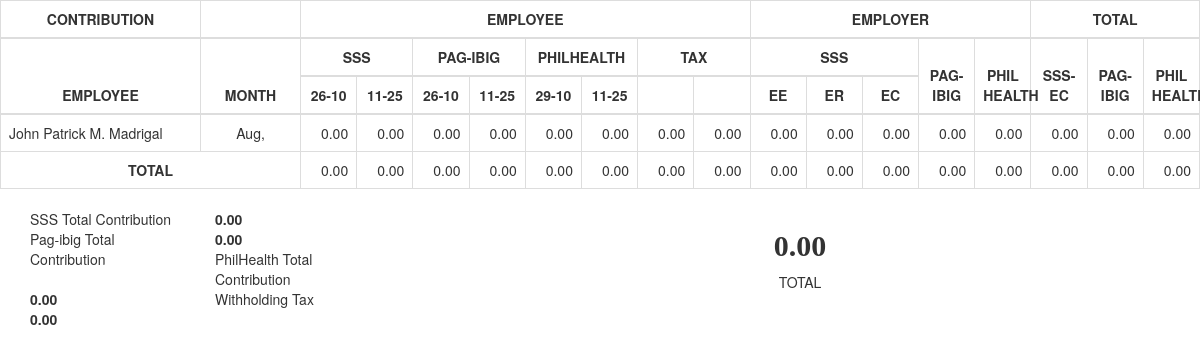
The app's page /summarycontribution.php?month=8 (signed in) with its own data.
### tables this page shows
CREATE TABLE `hurtajadmin_employee` (
  `id` int(11) NOT NULL,
  `employee_id` varchar(100) NOT NULL,
  `employee_fname` varchar(255) NOT NULL,
  `employee_mname` varchar(255) NOT NULL,
  `employee_lname` varchar(255) NOT NULL,
  `employee_gender` int(11) NOT NULL,
  `employee_birthday` datetime NOT NULL,
  `employee_phone` varchar(255) NOT NULL,
  `employee_address` varchar(255) NOT NULL,
  `employee_date_hired` datetime NOT NULL,
  `employee_date_start` datetime NOT NULL,
  `employee_date_end` datetime NOT NULL,
  `employee_date_added` datetime NOT NULL,
  `employee_status` int(11) NOT NULL
);

### summarycontribution.php (the view, shortened to what the rows shown need)
<?php
include_once("include/loginstatus.php");
$month = $_GET["month"];
$year = $_GET["year"];
?>
<!DOCTYPE html>
<html lang="en">
  <head>
    <link rel="stylesheet" href="https://maxcdn.bootstrapcdn.com/bootstrap/3.3.0/css/bootstrap.min.css">
  </head>
  <body>
    <table class="table table-bordered">
            <thead>
                <tr>
                    <th style="width: 200px;">CONTRIBUTION</th>
                    <th style="width: 100px;"></th>
                    <th colspan="8">EMPLOYEE</th>
                    <th colspan="5">EMPLOYER</th>
                    <th colspan="3">TOTAL</th>
                </tr>
                <tr>
                    <th rowspan="2" style="width: 200px;">EMPLOYEE</th>
                    <th rowspan="2" style="width: 100px;">MONTH</th>
                    <th colspan="2">SSS</th>
                    <th colspan="2">PAG-IBIG</th>
                    <th colspan="2">PHILHEALTH</th>
                    <th colspan="2">TAX</th>
                    <th colspan="3">SSS</th>
                    <th rowspan="2" colspan="1">PAG-IBIG</th>
                    <th rowspan="2" colspan="1">PHIL<br>HEALTH</th>
                    <th rowspan="2" colspan="1">SSS-EC</th>
                    <th rowspan="2" colspan="1">PAG-IBIG</th>
                    <th rowspan="2" colspan="1">PHIL<br>HEALTH</th>
                </tr>
                <tr>
                    <th>26-10</th>
                    <th>11-25</th>
                    <th>26-10</th>
                    <th>11-25</th>
                    <th>29-10</th>
                    <th>11-25</th>
                    <th></th>
                    <th></th>
                    <th>EE</th>
                    <th>ER</th>
                    <th>EC</th>
                </tr>
            </thead>
            <tbody>
  <?php
                                                $sql = "SELECT * FROM hurtajadmin_employee WHERE employee_status != '5' ORDER BY id DESC";
                                                $query = mysqli_query($db_conn, $sql);
                                                $taxcontgrandtotal1 = 0;
                                                $sssgrandtotal = 0;
                                                $pagibiggrandtotal = 0;
                                                $philhealthgrandtotal = 0;
                                                $ec = 0;
                                                while($row = mysqli_fetch_array($query)) {
                                                    $empid = $row["employee_id"];
                                                    $fname = $row["employee_fname"];
                                                    $mname = $row["employee_mname"];
                                                    $lname = $row["employee_lname"];
                                                    $mnameinitial = substr($mname, 0, 1);
                                                    if($month == "1") {
                                                        $monthtext = "Jan";
                                                    } else if($month == "2") {
                                                        $monthtext = "Feb";
                                                    } else if($month == "3") {
                                                        $monthtext = "Mar";
                                                    } else if($month == "4") {
                                                        $monthtext = "Apr";
                                                    } else if($month == "5") {
                                                        $monthtext = "May";
                                                    } else if($month == "6") {
                                                        $monthtext = "Jun";
                                                    } else if($month == "7") {
                                                        $monthtext = "Jul";
                                                    } else if($month == "8") {
                                                        $monthtext = "Aug";
                                                    } else if($month == "9") {
                                                        $monthtext = "Sep";
                                                    } else if($month == "10") {
                                                        $monthtext = "Oct";
                                                    } else if($month == "11") {
                                                        $monthtext = "Nov";
                                                    } else if($month == "12") {
                                                        $monthtext = "Dec";
                                                    }
                                                    $sqlsss1 = "SELECT SUM(regular_payslip_sss_cont) AS total FROM hurtajadmin_regular_payslip WHERE employee_id = '$empid' AND regular_payslip_date_cycle_month = '$month' AND regular_payslip_date_cycle_cycle = '1' AND regular_payslip_date_cycle_year = '$year'";
                                                    $querysss1 = mysqli_query($db_conn, $sqlsss1);
                                                    $countsss1 = mysqli_num_rows($querysss1);
                                                    if($countsss1 > 0) {
                                                        while($rowsss1 = mysqli_fetch_array($querysss1)) {
                                                            $ssscont1 = $rowsss1["total"];
                                                        }
                                                    }
                                                    $sqlsss2 = "SELECT SUM(regular_payslip_sss_cont) AS total FROM hurtajadmin_regular_payslip WHERE employee_id = '$empid' AND regular_payslip_date_cycle_month = '$month' AND regular_payslip_date_cycle_cycle = '2' AND regular_payslip_date_cycle_year = '$year'";
                                                    $querysss2 = mysqli_query($db_conn, $sqlsss2);
                                                    $countsss2 = mysqli_num_rows($querysss2);
                                                    if($countsss2 > 0) {
                                                        while($rowsss2 = mysqli_fetch_array($querysss2)) {
                                                            $ssscont2 = $rowsss2["total"];
                                                        }
                                                    }
                                                    $sqlpagibig1 = "SELECT SUM(regular_payslip_pagibig_cont) AS total FROM hurtajadmin_regular_payslip WHERE employee_id = '$empid' AND regular_payslip_date_cycle_month = '$month' AND regular_payslip_date_cycle_cycle = '1' AND regular_payslip_date_cycle_year = '$year'";
                                                    $querypagibig1 = mysqli_query($db_conn, $sqlpagibig1);
                                                    $countpagibig1 = mysqli_num_rows($querypagibig1);
                                                    if($countpagibig1 > 0) {
                                                        while($rowpagibig1 = mysqli_fetch_array($querypagibig1)) {
                                                            $pagibigcont1 = $rowpagibig1["total"];
                                                        }
                                                    }
                                                    $sqlpagibig2 = "SELECT SUM(regular_payslip_pagibig_cont) AS total FROM hurtajadmin_regular_payslip WHERE employee_id = '$empid' AND regular_payslip_date_cycle_month = '$month' AND regular_payslip_date_cycle_cycle = '2' AND regular_payslip_date_cycle_year = '$year'";
                                                    $querypagibig2 = mysqli_query($db_conn, $sqlpagibig2);
                                                    $countpagibig2 = mysqli_num_rows($querypagibig2);
                                                    if($countpagibig2 > 0) {
                                                        while($rowpagibig2 = mysqli_fetch_array($querypagibig2)) {
                                                            $pagibigcont2 = $rowpagibig2["total"];
                                                        }
                                                    }
                                                    $sqlphilhealth1 = "SELECT SUM(regular_payslip_philhealth_cont) AS total FROM hurtajadmin_regular_payslip WHERE employee_id = '$empid' AND regular_payslip_date_cycle_month = '$month' AND regular_payslip_date_cycle_cycle = '1' AND regular_payslip_date_cycle_year = '$year'";
                                                    $queryphilhealth1 = mysqli_query($db_conn, $sqlphilhealth1);
                                                    $countphilhealth1 = mysqli_num_rows($queryphilhealth1);
                                                    if($countphilhealth1 > 0) {
                                                        while($rowphilhealth1 = mysqli_fetch_array($queryphilhealth1)) {
                                                            $philhealthcont1 = $rowphilhealth1["total"];
                                                        }
                                                    }
                                                    $sqlphilhealth2 = "SELECT SUM(regular_payslip_philhealth_cont) AS total FROM hurtajadmin_regular_payslip WHERE employee_id = '$empid' AND regular_payslip_date_cycle_month = '$month' AND regular_payslip_date_cycle_cycle = '2' AND regular_payslip_date_cycle_year = '$year'";
                                                    $queryphilhealth2 = mysqli_query($db_conn, $sqlphilhealth2);
                                                    $countphilhealth2 = mysqli_num_rows($queryphilhealth2);
                                                    if($countphilhealth2 > 0) {
                                                        while($rowphilhealth2 = mysqli_fetch_array($queryphilhealth2)) {
                                                            $philhealthcont2 = $rowphilhealth2["total"];
                                                        }
                                                    }
                                                    $sqltax1 = "SELECT SUM(regular_payslip_tax_cont) AS total FROM hurtajadmin_regular_payslip WHERE employee_id = '$empid' AND regular_payslip_date_cycle_month = '$month' AND regular_payslip_date_cycle_cycle = '1' AND regular_payslip_date_cycle_year = '$year'";
                                                    $querytax1 = mysqli_query($db_conn, $sqltax1);
                                                    $counttax1 = mysqli_num_rows($querytax1);
                                                    if($counttax1 > 0) {
                                                        while($rowtax1 = mysqli_fetch_array($querytax1)) {
                                                            $taxcont1 = $rowtax1["total"];
                                                        }
                                                    }
                                                    $sqltax2 = "SELECT SUM(regular_payslip_tax_cont) AS total FROM hurtajadmin_regular_payslip WHERE employee_id = '$empid' AND regular_payslip_date_cycle_month = '$month' AND regular_payslip_date_cycle_cycle = '2' AND regular_payslip_date_cycle_year = '$year'";
                                                    $querytax2 = mysqli_query($db_conn, $sqltax2);
                                                    $counttax2 = mysqli_num_rows($querytax2);
                                                    if($counttax2 > 0) {
                                                        while($rowtax2 = mysqli_fetch_array($querytax2)) {
                                                            $taxcont2 = $rowtax2["total"];
                                                        }
                                                    }
                                                    $taxcontgrandtotal1 = $taxcontgrandtotal1 + $taxcont1;
                                                    $sssgrandtotal = $sssgrandtotal + (((($ssscont1)+($ssscont2))*2)+$ec);
                                                    $pagibiggrandtotal = $pagibiggrandtotal + (($pagibigcont1+$pagibigcont2)*2);
                                                    $philhealthgrandtotal = $philhealthgrandtotal + (($philhealthcont1+$philhealthcont2)*2);
                                                    echo '
                                                    <tr>
                                                        <td>'.$fname.' '.$mnameinitial.'. '.$lname.'</td>
                                                        <td style="text-align:center;">'.$monthtext.', '.$year.'</td>
                                                        <td style="text-align:right;">'.number_format($ssscont1, 2, '.', ',').'</td>
                                                        <td style="text-align:right;">'.number_format($ssscont2, 2, '.', ',').'</td>
                                                        <td style="text-align:right;">'.number_format($pagibigcont1, 2, '.', ',').'</td>
                                                        <td style="text-align:right;">'.number_format($pagibigcont2, 2, '.', ',').'</td>
                                                        <td style="text-align:right;">'.number_format($philhealthcont1, 2, '.', ',').'</td>
                                                        <td style="text-align:right;">'.number_format($philhealthcont2, 2, '.', ',').'</td>
                                                        <td style="text-align:right;">'.number_format($taxcont1, 2, '.', ',').'</td>
                                                        <td style="text-align:right;">'.number_format($taxcont2, 2, '.', ',').'</td>
                                                        <td style="text-align:right;">'.number_format(($ssscont1)+($ssscont2), 2, '.', ',').'</td>
                                                        <td style="text-align:right;">'.number_format(($ssscont1)+($ssscont2)*2, 2, '.', ',').'</td>
                                                        <td style="text-align:right;">'.number_format($ec, 2, '.', ',').'</td>
                                                        <td style="text-align:right;">'.number_format(($pagibigcont1)+($pagibigcont2), 2, '.', ',').'</td>
                                                        <td style="text-align:right;">'.number_format(($philhealthcont1)+($philhealthcont2), 2, '.', ',').'</td>
                                                        <td style="text-align:right;">'.number_format(((($ssscont1)+($ssscont2))*2)+$ec, 2, '.', ',').'</td>
                                                        <td style="text-align:right;">'.number_format(($pagibigcont1+$pagibigcont2)*2, 2, '.', ',').'</td>
                                                        <td style="text-align:right;">'.number_format(($philhealthcont1+$philhealthcont2)*2, 2, '.', ',').'</td>
                                                    </tr>
                                                    ';
                                                }
  ?>
  </tbody>
</table>
        <div class="col-md-8">
        <center><h2><strong><?php echo number_format($sssgrandtotal+$pagibiggrandtotal+$philhealthgrandtotal+$taxcontgrandtotal1, 2, '.', ','); ?></strong></h2>
        <span>TOTAL</span></center>
        </div>
  </body>
</html>

### records on screen
hurtajadmin_employee: employee_fname "John Patrick", employee_mname "M", employee_lname "Madrigal", monthtext "Aug", ssscont1 "0.00", ssscont2 "0.00", pagibigcont1 "0.00", pagibigcont2 "0.00", philhealthcont1 "0.00", philhealthcont2 "0.00", taxcont1 "0.00", taxcont2 "0.00", ec "0.00"

### other values on screen
$ssscontgrandtotal1 "0.00"
$ssscontgrandtotal2 "0.00"
$pagibiggrandtotal1 "0.00"
$pagibiggrandtotal2 "0.00"
$philhealthgrandtotal1 "0.00"
$philhealthgrandtotal2 "0.00"
$taxcontgrandtotal1 "0.00"
$taxcontgrandtotal2 "0.00"
$ssseegrandtotal "0.00"
$sssergrandtotal "0.00"
$sssecgrandtotal "0.00"
$pagibigemployergrandtotal "0.00"
$philhealthemployergrandtotal "0.00"
$sssgrandtotal "0.00"
$pagibiggrandtotal "0.00"
